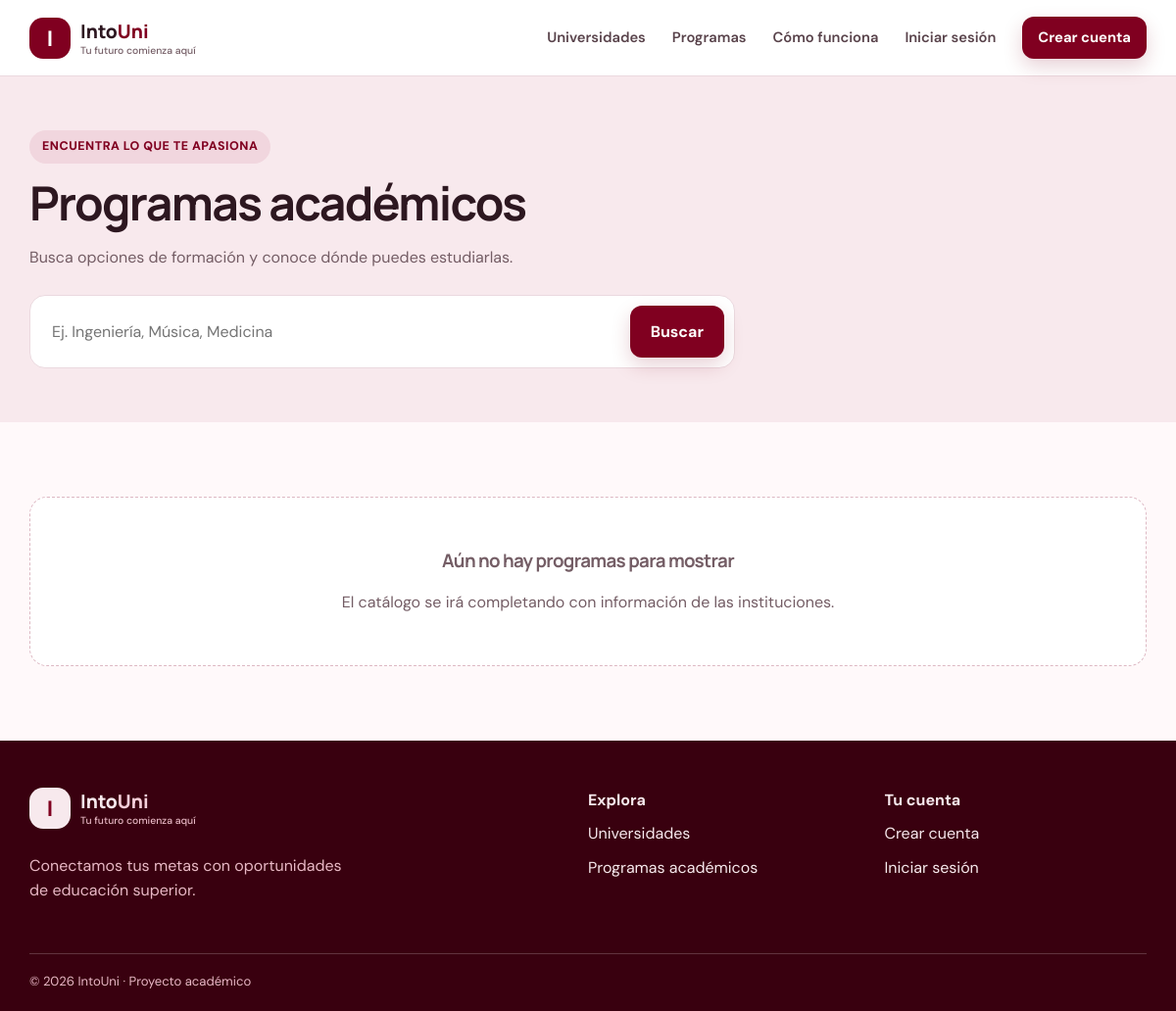
The app's page /programas.php, older data.
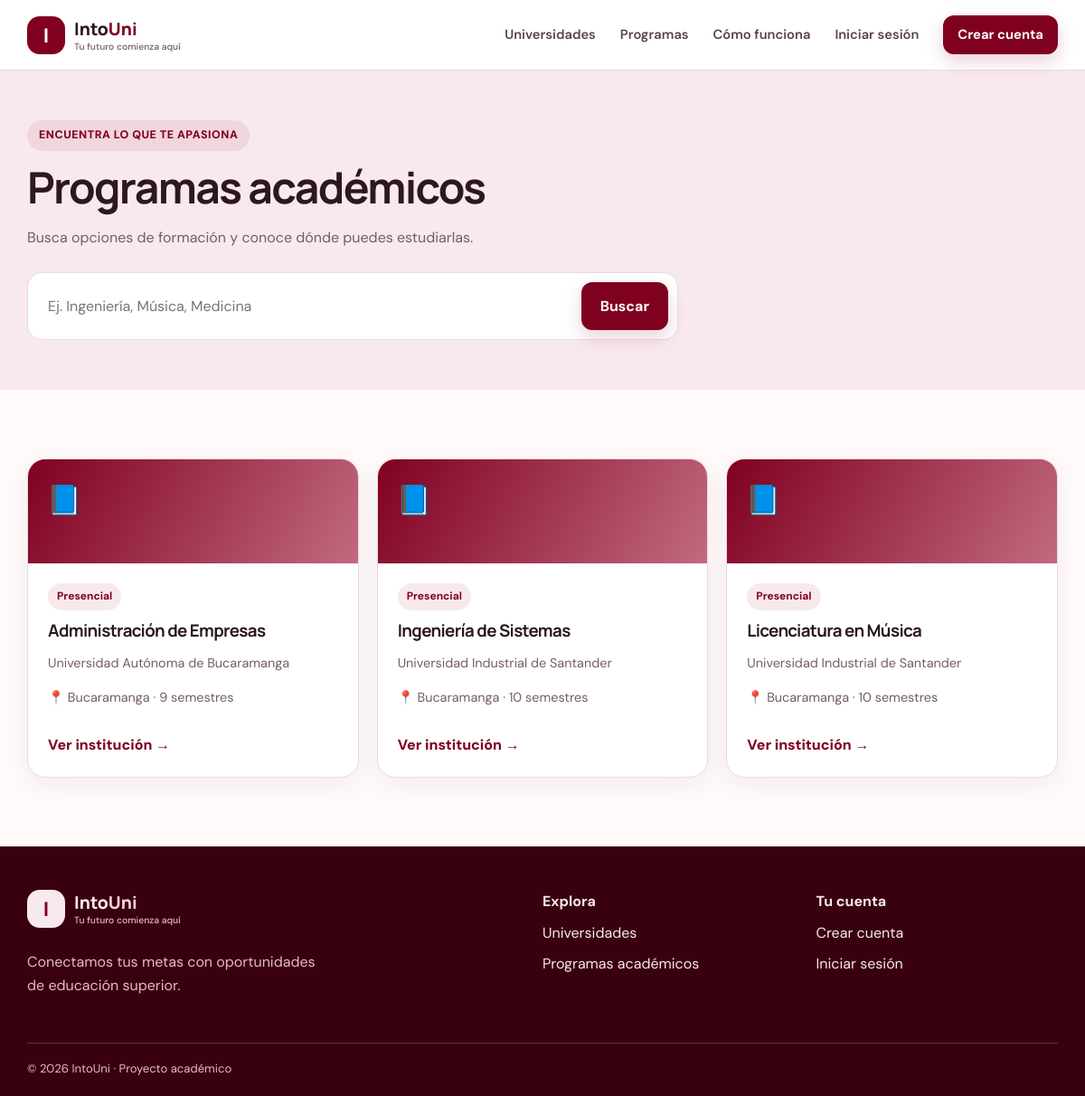
The same page, newer data.
### tables this page shows
CREATE TABLE programas (id_programa INT AUTO_INCREMENT PRIMARY KEY,nombre VARCHAR(140) NOT NULL,modalidad VARCHAR(40) NOT NULL,duracion TINYINT UNSIGNED NOT NULL,id_universidad INT NOT NULL,creado_en TIMESTAMP DEFAULT CURRENT_TIMESTAMP,CONSTRAINT fk_programa_universidad FOREIGN KEY(id_universidad) REFERENCES universidades(id_universidad) ON DELETE CASCADE ON UPDATE CASCADE);

CREATE TABLE universidades (id_universidad INT AUTO_INCREMENT PRIMARY KEY,nombre VARCHAR(160) NOT NULL,ciudad VARCHAR(80) NOT NULL,departamento VARCHAR(80) NOT NULL,tipo ENUM('publica','privada') NOT NULL,sitio_web VARCHAR(255),email VARCHAR(120) NOT NULL UNIQUE,password VARCHAR(255) NOT NULL,creado_en TIMESTAMP DEFAULT CURRENT_TIMESTAMP);

### config/config.php (called while the page is built, shortened)
<?php
function e($value): string { return htmlspecialchars((string)$value, ENT_QUOTES, 'UTF-8');
 }

### programas.php (the view, shortened to what this page needs)
<?php require_once __DIR__.'/config/config.php';
$q=trim($_GET['q']??'');
$st=$db->prepare("SELECT p.*,u.nombre universidad,u.ciudad,u.departamento FROM programas p JOIN universidades u ON u.id_universidad=p.id_universidad WHERE (?='' OR p.nombre LIKE CONCAT('%',?,'%') OR u.nombre LIKE CONCAT('%',?,'%')) ORDER BY p.nombre");
$st->bind_param('sss',$q,$q,$q);
$st->execute();
$items=$st->get_result();
require __DIR__.'/includes/header.php';
?>
<section class="page-hero">
<div class="container">
<span class="eyebrow">Encuentra lo que te apasiona</span>
<h1>Programas académicos</h1>
<p class="muted">Busca opciones de formación y conoce dónde puedes estudiarlas.</p>
<form class="searchbar" method="get">
<input type="search" name="q" value="<?=e($q)?>
" placeholder="Ej. Ingeniería, Música, Medicina">
<button class="btn btn-primary">Buscar</button>
</form>
</div>
</section>
<section class="section">
<div class="container">
<div class="card-grid"><?php if($items->num_rows):while($p=$items->fetch_assoc()):?>
<article class="uni-card">
<div class="uni-cover">📘</div>
<div class="uni-content">
<span class="tag"><?=e($p['modalidad'])?>
</span>
<h3><?=e($p['nombre'])?>
</h3>
<p class="uni-meta"><?=e($p['universidad'])?>
</p>
<p class="uni-meta">📍 <?=e($p['ciudad'])?>
 · <?= (int)$p['duracion'] ?>
 semestres</p>
<a class="card-link" href="/universidad.php?id=<?=(int)$p['id_universidad']?>
">Ver institución →</a><?php if(($_SESSION['user']['rol']??'')==='aspirante'):?>
<form method="post" action="/aspirante/guardar_interes.php" class="inline-form">
<input type="hidden" name="csrf" value="<?=e(csrf_token())?>
">
<input type="hidden" name="programa" value="<?=(int)$p['id_programa']?>
">
<button class="btn btn-outline btn-small">Guardar interés ♡</button>
</form><?php endif;
?>
</div>
</article><?php endwhile;
else:?>
<div class="empty">
<h3>Aún no hay programas para mostrar</h3>
<p>El catálogo se irá completando con información de las instituciones.</p>
</div><?php endif;
?>
</div>
</div>
</section><?php require __DIR__.'/includes/footer.php';
?>

### includes/header.php (shortened to what this page needs)
<?php $pageTitle = $pageTitle ?? 'Encuentra tu futuro';
 $user = $_SESSION['user'] ?? null;
 ?>
<!doctype html>
<html lang="es">
<head>
<link rel="stylesheet" href="/IntoUni/assets/css/styles.css">
</head>
<body>
<header class="site-header">
<div class="container nav-wrap">
<a class="brand" href="/index.php">
<span class="brand-mark">I</span>
<span>Into<span class="brand-accent">Uni</span>
<small>Tu futuro comienza aquí</small>
</span>
</a>
<nav class="main-nav">
<a href="/universidades.php">Universidades</a>
<a href="/programas.php">Programas</a>
<a href="/index.php#como-funciona">Cómo funciona</a><?php if($user): ?>
<a class="nav-user" href="/dashboard.php">Mi espacio</a>
<a class="btn btn-outline btn-small" href="/auth/logout.php">Salir</a><?php else: ?>
<a href="/auth/login.php">Iniciar sesión</a>
<a class="btn btn-primary btn-small" href="/auth/registro.php">Crear cuenta</a><?php endif;
 ?>
</nav>
</div>
</header>
<main>

### includes/footer.php (shortened to what this page needs)
</main>
<footer class="site-footer">
<div class="container footer-grid">
<div>
<a class="brand brand-light" href="/index.php">
<span class="brand-mark">I</span>
<span>Into<span class="brand-accent">Uni</span>
<small>Tu futuro comienza aquí</small>
</span>
</a>
<p>Conectamos tus metas con oportunidades de educación superior.</p>
</div>
<div>
<strong>Explora</strong>
<a href="/universidades.php">Universidades</a>
<a href="/programas.php">Programas académicos</a>
</div>
<div>
<strong>Tu cuenta</strong>
<a href="/auth/registro.php">Crear cuenta</a>
<a href="/auth/login.php">Iniciar sesión</a>
</div>
</div>
<div class="container footer-bottom">© <?= date('Y') ?>
 IntoUni · Proyecto académico</div>
</footer>
</body>
</html>

### assets/css/styles.css (style rules this page uses)
:root { --green: #800020; --green2: #590018; --mint: #F8E9ED; --lime: #E8B8C5; --primary: #800020; --primary-dark: #4A0015; --primary-light: #A63A50; --ink: #2D1720; --muted: #745D65; --line: #EBD9DF; --paper: #FFF9FA; --white: #FFFFFF; --shadow: 0 18px 55px rgba(74, 0, 21, 0.10); }
* { box-sizing: border-box; }
html { scroll-behavior: smooth; }
body { margin: 0; font-family: 'DM Sans', sans-serif; color: var(--ink); background: var(--paper); line-height: 1.6; }
h1, h2, h3 { font-family: 'Manrope', sans-serif; line-height: 1.15; letter-spacing: -0.035em; }
h1 { font-size: clamp(2.5rem, 5vw, 4.6rem); }
a { color: var(--primary); text-decoration: none; }
button, input, select, textarea { font: inherit; }
.container { width: min(1140px, calc(100% - 40px)); margin: auto; }
.site-header { height: 78px; background: rgba(255, 255, 255, 0.97); backdrop-filter: blur(12px); border-bottom: 1px solid var(--line); position: sticky; top: 0; z-index: 20; }
.nav-wrap, .main-nav, .brand { display: flex; align-items: center; }
.nav-wrap { height: 100%; justify-content: space-between; }
.brand { gap: 10px; color: var(--ink); font: 800 1.2rem 'Manrope', sans-serif; }
.brand small { display: block; font: 500 0.65rem 'DM Sans', sans-serif; color: var(--muted); letter-spacing: 0; }
.brand-mark { display: grid; place-items: center; width: 42px; height: 42px; border-radius: 14px; background: var(--primary); color: white; font: 800 1.35rem 'Manrope', sans-serif; }
.brand-accent { color: var(--primary); }
.main-nav { gap: 27px; font-size: 0.92rem; font-weight: 600; }
.main-nav > a:not(.btn) { color: #59434B; }
.btn { display: inline-flex; align-items: center; justify-content: center; border: 1px solid transparent; border-radius: 12px; padding: 13px 20px; font-weight: 700; cursor: pointer; font-family: inherit; transition: all 0.25s ease; }
.btn-primary { background: var(--primary); color: white; box-shadow: 0 8px 20px rgba(128, 0, 32, 0.18); }
.btn-small { padding: 9px 15px; }
.eyebrow { display: inline-flex; background: #F1D6DE; color: var(--primary); border-radius: 30px; padding: 7px 13px; font-size: 0.78rem; font-weight: 800; letter-spacing: 0.04em; text-transform: uppercase; }
.section { padding: 76px 0; }
.section-heading p, .muted { color: var(--muted); }
.feature-grid, .card-grid { display: grid; grid-template-columns: repeat(3, 1fr); gap: 20px; }
.feature, .uni-card, .panel-card, .form-card { background: white; border: 1px solid var(--line); border-radius: 20px; padding: 25px; box-shadow: 0 8px 28px rgba(74, 0, 21, 0.06); }
.page-hero { padding: 55px 0; background: var(--mint); }
.page-hero h1 { font-size: clamp(2.1rem, 4vw, 3.3rem); margin: 12px 0; }
.searchbar { display: flex; gap: 10px; background: white; padding: 10px; border: 1px solid var(--line); border-radius: 16px; max-width: 720px; margin-top: 25px; }
.searchbar input { flex: 1; border: 0; outline: 0; padding: 8px 12px; font: inherit; min-width: 0; }
.uni-card { padding: 0; overflow: hidden; transition: all 0.3s ease; }
.uni-cover { height: 115px; background: linear-gradient( 120deg, #800020, #C16A80 ); padding: 20px; color: white; font-size: 2rem; }
.uni-content { padding: 22px; }
.tag { display: inline-block; padding: 5px 10px; background: var(--mint); color: var(--primary); border-radius: 20px; font-size: 0.75rem; font-weight: 700; }
.uni-content h3 { margin: 12px 0 5px; }
.uni-meta { color: var(--muted); font-size: 0.9rem; }
.card-link { font-weight: 800; display: inline-block; margin-top: 14px; }
.site-footer { background: #39000F; color: #F7E9ED; padding: 48px 0 20px; }
.footer-grid { display: grid; grid-template-columns: 2fr 1fr 1fr; gap: 35px; }
.footer-grid > div { display: flex; flex-direction: column; align-items: flex-start; gap: 9px; }
.footer-grid p { max-width: 330px; color: #E8B8C5; }
.footer-grid a { color: #F7E9ED; }
.brand-light { color: white; }
.brand-light .brand-mark { background: #F7E9ED; color: #800020; }
.brand-light .brand-accent { color: #F4CFD9; }
.brand-light small { color: #E8B8C5; }
.footer-bottom { border-top: 1px solid rgba(255,255,255,0.20); margin-top: 35px; padding-top: 17px; color: #E8B8C5; font-size: 0.82rem; }
.empty { background: white; border: 1px dashed #DDB8C3; border-radius: 18px; padding: 35px; text-align: center; color: var(--muted); grid-column: 1 / -1; }

Row changes from the older to the newer data that the page shows:
added programas: modalidad "Presencial", nombre "Administración de Empresas", id_universidad.nombre "Universidad Autónoma de Bucaramanga", id_universidad.ciudad "Bucaramanga", duracion "9"
added programas: modalidad "Presencial", nombre "Ingeniería de Sistemas", id_universidad.nombre "Universidad Industrial de Santander", id_universidad.ciudad "Bucaramanga", duracion "10"
added programas: modalidad "Presencial", nombre "Licenciatura en Música", id_universidad.nombre "Universidad Industrial de Santander", id_universidad.ciudad "Bucaramanga", duracion "10"
Text that changed along with them:
text no longer shown: "Aún no hay programas para mostrar El catálogo se irá completando con información de las instituciones."
